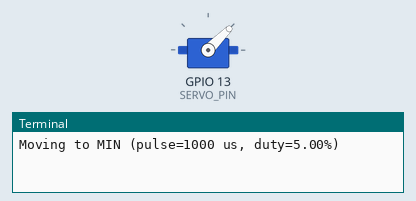
The program below on a simulated Raspberry Pi (BCM pin numbers). Shown: servo, the last lines printed to the terminal. Servo angles are drawn from the pulse width (0.5 ms = 0°, 2.5 ms = 180°). At 5.0 s the program stops and its outputs stay as they are.

Above: at 0.1 s.
At 2.1 s:
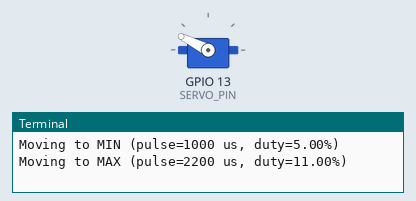
At 4.1 s:
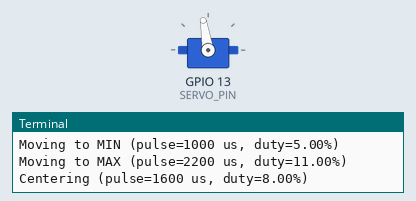
Timing chart, 0 to 5.6 s (numbered marks = the images above):
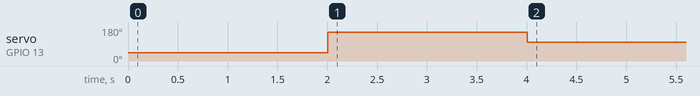

The program:

servo_test.py
```python
#!/usr/bin/env python3
import pigpio
import time

SERVO_PIN = 13
FREQ_HZ = 50.0
PERIOD_US = 1_000_000.0 / FREQ_HZ

MIN_PW = 1000
MAX_PW = 2200

pi = pigpio.pi()
if not pi.connected:
    exit(1)

pi.set_mode(SERVO_PIN, pigpio.OUTPUT)

def duty_pct(pw):
    return (pw / PERIOD_US) * 100

try:
    print(f"Moving to MIN (pulse={MIN_PW} us, duty={duty_pct(MIN_PW):.2f}%)")
    pi.set_servo_pulsewidth(SERVO_PIN, MIN_PW)
    time.sleep(2.0)

    print(f"Moving to MAX (pulse={MAX_PW} us, duty={duty_pct(MAX_PW):.2f}%)")
    pi.set_servo_pulsewidth(SERVO_PIN, MAX_PW)
    time.sleep(2.0)

finally:
    CENTER_PW = (MIN_PW + MAX_PW) // 2
    print(f"Centering (pulse={CENTER_PW} us, duty={duty_pct(CENTER_PW):.2f}%)")
    pi.set_servo_pulsewidth(SERVO_PIN, CENTER_PW)
    time.sleep(1.0)
    pi.set_servo_pulsewidth(SERVO_PIN, 0)
    pi.stop()
```

Measured:
- by itself, servo on GPIO 13 (SERVO_PIN): 45° → 153° at 2.0 s, → 99° 2.0 s later
